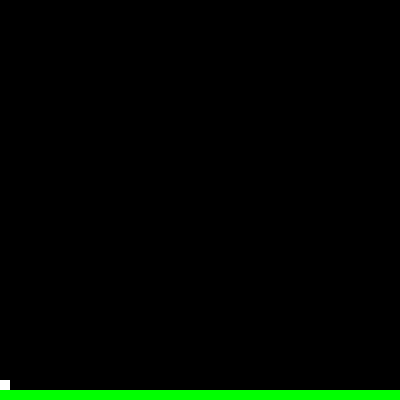
Frame 1 (no input)
Frame 60 (the mouse pressed at the canvas centre just before this capture): identical to frame 1, image omitted
Frame 120 (the mouse held since frame 60 and released just before this capture): identical to frame 1, image omitted

The Processing sketch that drew this single still picture (run headless with seeded random() and noise(); from frame 60 on, the mouse is pressed at the canvas centre):

// Processing sketch: processing_64359
// ── processing_64359.pde

int player_x = 0;
int player_y = 380;

void setup() {
  size(400, 400);
  frameRate(60);
  noStroke();
}

void draw() {
  background(0);
  fill(0, 255, 0);
  rect(0, 390, 400, 10);
  fill(255, 255, 255);
  rect(player_x, player_y, 10, 10);
  if(keyPressed) {
    if (key == 'a' || key == 'A') {
      player_x--;
    }
    if(keyPressed) {
      if (key == 'd' || key == 'D') {
        player_x++;
      }
      if(keyPressed) {
        if (key == 'w' || key == 'W') {
          player_y--;
        }
        if(keyPressed) {
          if (key == 's' || key == 'S') {
            player_y++;
          }
          if(player_y > 380) {
            player_y = 380;
          }
        }
      }
    }
  }
}
